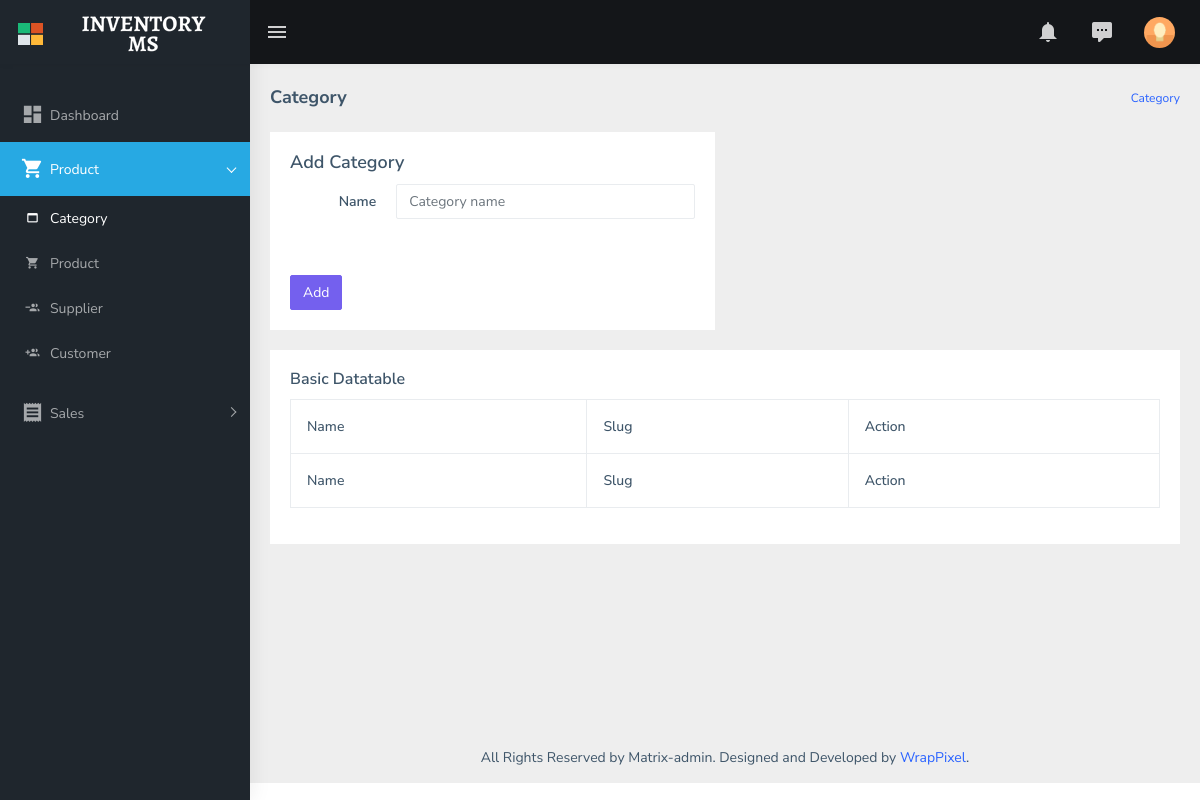
/category/ (signed in), run on an earlier commit of the app's database.
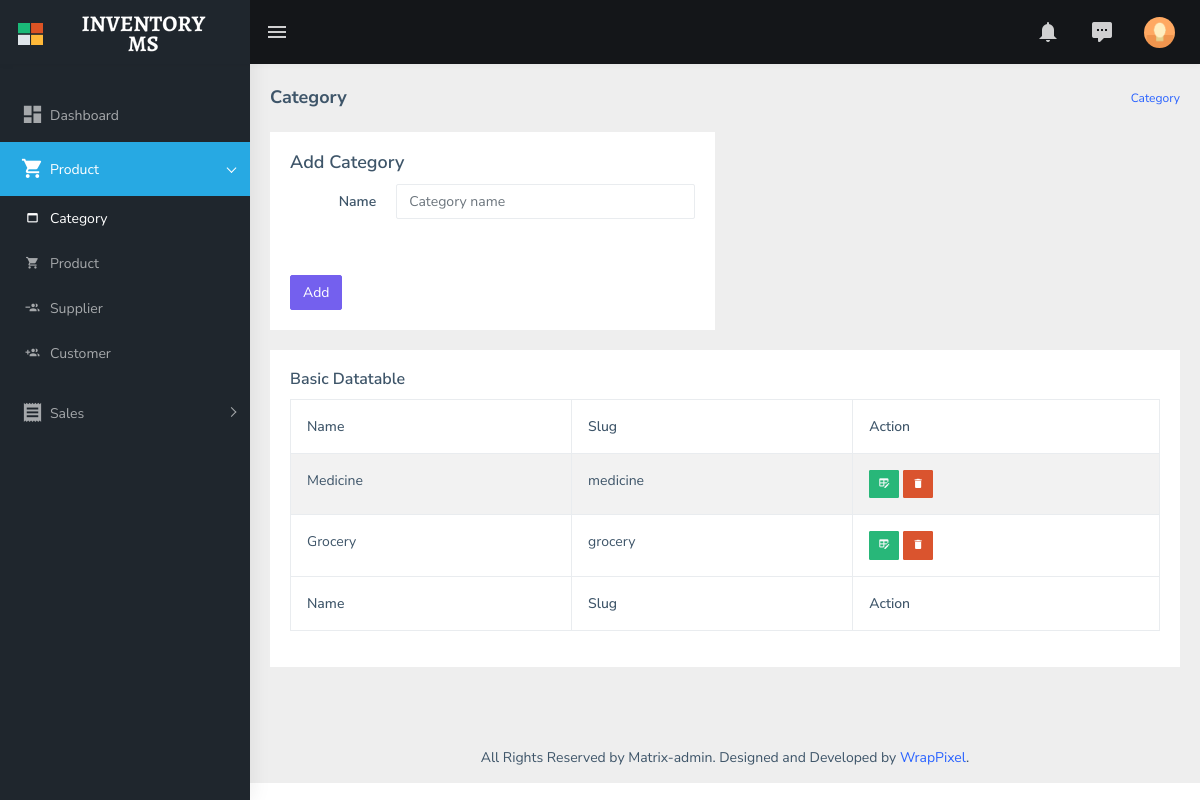
And on a later commit of the database.
### store/models.py (models this page shows, shortened)
class Category(models.Model):
    name = models.CharField(max_length=55, blank=False, null=False)
    slug = models.CharField(max_length=60, blank=False, null=False, unique=True)

### store/views.py (the view, shortened to what this page needs)
# urls.py: path('category/', views.CategoryView, name="category"),
@login_required
def CategoryView(request):
    category = Category.objects.all()
    context = {
        'category' : category
    }
    return render(request, "category.html", context)

### store/templates/category.html (shortened to what this page needs)
{% extends './asset/base.html' %} {% load static %} {% block breadcrumb %}
<div class="page-breadcrumb">
    <div class="row">
        <div class="col-12 d-flex no-block align-items-center">
            <h4 class="page-title">Category</h4>
            <div class="ms-auto text-end">
                <nav aria-label="breadcrumb">
                    <ol class="breadcrumb">
                        <li class="breadcrumb-item active"><a href="{% url 'store:buyer' %}">Category</a></li>
                    </ol>
                </nav>
            </div>
        </div>
    </div>
</div>
{% endblock breadcrumb %} {% block content %}
<div class="container-fluid">
    <div class="row">
        <div class="col-md-6">
            <div class="card">
                <form class="form-horizontal" method="POST" action="{% url 'store:category' %}">
                    <div class="card-body">
                        <h4 class="card-title">Add Category</h4>
                        <div class="form-group row">
                            <label for="fname" class="col-sm-3 text-end control-label col-form-label">Name</label>
                            <div class="col-sm-9">
                                <input type="text" name="name" class="form-control" id="fname" placeholder="Category name" />
                            </div>
                        </div>
                    </div>
                    <div class="card-body">
                        <button type="submit" class="btn btn-primary">Add</button>
                    </div>
                </form>
            </div>
        </div>
        <div class="col-12">
            <div class="card">
                <div class="card-body">
                    <h5 class="card-title">Basic Datatable</h5>
                    <div class="table-responsive">
                        <table id="zero_config" class="table table-striped table-bordered">
                            <thead>
                                <tr>
                                    <th>Name</th>
                                    <th>Slug</th>
                                    <th>Action</th>
                                </tr>
                            </thead>
                            <tbody>
                                {% for item in category %}
                                <tr>
                                    <td>{{item.name}}</td>
                                    <td>{{item.slug}}</td>
                                    <td>
                                        <a href="{% url 'store:category-edit' item.id %}" class="btn btn-sm btn-success text-light"><i class="mdi mdi-table-edit"></i></a>
                                        <a href="{% url 'store:category-delete' item.id %}" onclick="confirm('Are you sure')" class="btn btn-sm btn-danger"><i class="mdi mdi-delete"></i></a>
                                    </td>
                                </tr>
                                {% endfor %}
                            </tbody>
                            <tfoot>
                                <tr>
                                    <th>Name</th>
                                    <th>Slug</th>
                                    <th>Action</th>
                                </tr>
                            </tfoot>
                        </table>
                    </div>
                </div>
            </div>
        </div>
    </div>
</div>
{% endblock %}

What changed in the data, as far as the page shows it:
added Category: name "Medicine", slug "medicine"
added Category: name "Grocery", slug "grocery"
